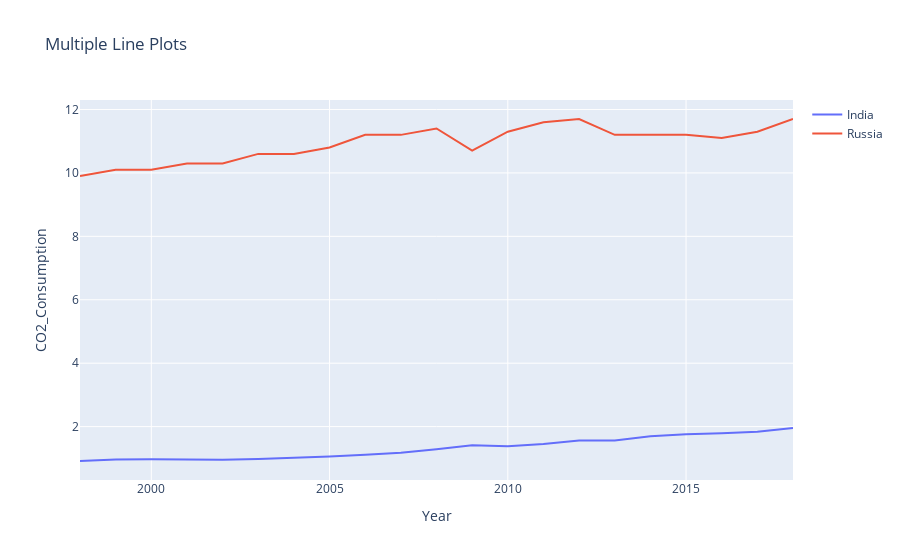

Notebook code for this chart:
### Code cell
import plotly.graph_objects as go

fig = go.Figure()

fig.add_trace(go.Scatter(x=cv['year'], y=cv['co2_consump'], name='India'))
fig.add_trace(go.Scatter(x=cv2['year'], y=cv2['co2_consump'], name='Russia'))

fig.update_layout(title="Multiple Line Plots", xaxis_title="Year", yaxis_title="CO2_Consumption")
fig.show()

### Figure 1 — Plotly figure (JSON) as saved in the notebook; plotly's stock layout.template omitted (floating-point values rounded to 4 significant figures)
{"data": [{"name": "India", "type": "scatter", "x": [1998, 1999, 2000, 2001, 2002, 2003, 2004, 2005, 2006, 2007, 2008, 2009, 2010, 2011, 2012, 2013, 2014, 2015, 2016, 2017, 2018], "y": [0.916, 0.96, 0.975, 0.964, 0.959, 0.983, 1.01, 1.06, 1.11, 1.18, 1.29, 1.41, 1.38, 1.45, 1.56, 1.56, 1.7, 1.76, 1.79, 1.84, 1.96]}, {"name": "Russia", "type": "scatter", "x": [1998, 1999, 2000, 2001, 2002, 2003, 2004, 2005, 2006, 2007, 2008, 2009, 2010, 2011, 2012, 2013, 2014, 2015, 2016, 2017, 2018], "y": [9.9, 10.1, 10.1, 10.3, 10.3, 10.6, 10.6, 10.8, 11.2, 11.2, 11.4, 10.7, 11.3, 11.6, 11.7, 11.2, 11.2, 11.2, 11.1, 11.3, 11.7]}], "layout": {"title": {"text": "Multiple Line Plots"}, "xaxis": {"title": {"text": "Year"}}, "yaxis": {"title": {"text": "CO2_Consumption"}}}}
